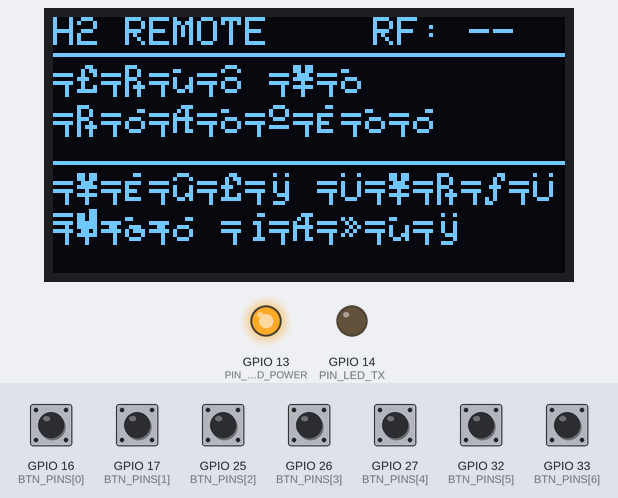
Bench run of a sketch on a simulated ESP32. On the bench: 128×64 one-colour display, output pins drawn as LEDs (lit = HIGH). The inputs (shaded band) are chosen by the test bench; at power-on: GPIO 16 (BTN_PINS[0]), GPIO 17 (BTN_PINS[1]), GPIO 25 (BTN_PINS[2]), GPIO 26 (BTN_PINS[3]), GPIO 27 (BTN_PINS[4]), GPIO 32 (BTN_PINS[5]), GPIO 33 (BTN_PINS[6]) HIGH. No radio packets arrive unless stated; what the sketch prints to the serial monitor is not drawn.

Above: at 1.5 s.
1.6 s: GPIO 16 (BTN_PINS[0]) pulled LOW for 0.15 s
3.2 s: GPIO 17 (BTN_PINS[1]) pulled LOW for 0.15 s
4.8 s: GPIO 25 (BTN_PINS[2]) pulled LOW for 0.15 s
6.4 s: GPIO 26 (BTN_PINS[3]) pulled LOW for 0.15 s
8.0 s: GPIO 27 (BTN_PINS[4]) pulled LOW for 0.15 s
9.6 s: GPIO 32 (BTN_PINS[5]) pulled LOW for 0.15 s
Timing chart, 0 to 12.2 s (numbered marks = the images above; inputs shaded):
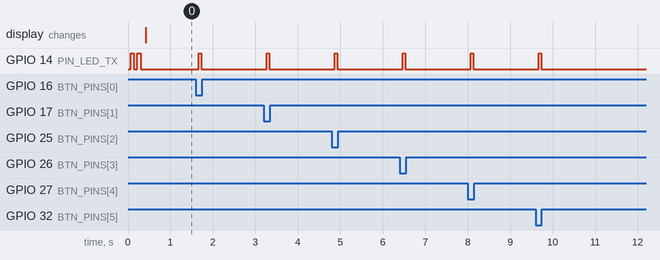

The sketch:

remote_v3.ino
```cpp
/*
 * =====================================================================
 *  H2 CONTROL SYSTEM — ПУЛЬТ v3.0  (ESP32 DevKit v1)
 * =====================================================================
 *  Библиотеки (Менеджер библиотек Arduino IDE):
 *    - RF24                  (by TMRh20)
 *    - Adafruit SSD1306      (by Adafruit)
 *    - Adafruit GFX Library  (by Adafruit)
 *
 *  СХЕМА ПОДКЛЮЧЕНИЯ:
 *    NRF24L01:  CE=GPIO4   CSN=GPIO5
 *               SCK=GPIO18 MISO=GPIO19 MOSI=GPIO23
 *               VCC=3.3V  + конденсатор 470мкФ между VCC и GND!
 *
 *    OLED SSD1306 (I2C):
 *               SDA=GPIO21  SCL=GPIO22  VCC=3.3V
 *
 *    КНОПКИ (INPUT_PULLUP, кнопка замкнута на GND):
 *               GPIO16 → POWER ON/OFF          (cmd=1)
 *               GPIO17 → БЕЗОПАСН. ВЫКЛЮЧЕНИЕ  (cmd=99)
 *               GPIO25 → БЛОКИРОВКА            (cmd=2)
 *               GPIO26 → ПОСТОЯННЫЙ ГАЗ        (cmd=3)
 *               GPIO27 → РУЧНАЯ ПОДАЧА         (cmd=7)
 *               GPIO32 → ПОДЖИГ (500 мс)       (cmd=4)
 *               GPIO33 → РЕЖИМ 1/4 БАР         (cmd=6)
 *
 *    СВЕТОДИОДЫ (резистор 220 Ом → GND):
 *               GPIO14 → LED зелёный  (мигает при отправке)
 *               GPIO13 → LED синий    (горит — пульт включён)
 *
 *  ПИТАНИЕ: PowerBank → micro-USB / 3×AA батарейки
 * =====================================================================
 */

#include <SPI.h>
#include <nRF24L01.h>
#include <RF24.h>
#include <Wire.h>
#include <Adafruit_GFX.h>
#include <Adafruit_SSD1306.h>

// ======================== ПИНЫ NRF24 ========================
#define PIN_NRF_CE   4
#define PIN_NRF_CSN  5
// VSPI: SCK=18, MISO=19, MOSI=23

// ======================== КНОПКИ ========================
const uint8_t NUM_BTNS                   = 7;
const int     BTN_PINS[NUM_BTNS]         = { 16,  17,  25,  26,  27,  32,  33 };
const uint8_t BTN_CMDS[NUM_BTNS]         = {  1,  99,   2,   3,   7,   4,   6 };
const char*   BTN_LABELS[NUM_BTNS]       = {
  "POWER",
  "SAFE OFF",
  "LOCK",
  "CONST GAS",
  "MANUAL",
  "PIEZO",
  "MODE"
};

// ======================== СВЕТОДИОДЫ ========================
#define PIN_LED_TX    14   // Зелёный: подтверждение отправки
#define PIN_LED_POWER 13   // Синий:   питание пульта

// ======================== OLED ========================
#define OLED_W 128
#define OLED_H  64
Adafruit_SSD1306 oled(OLED_W, OLED_H, &Wire, -1);
bool oledOk = false;

// ======================== NRF24 ========================
RF24 radio(PIN_NRF_CE, PIN_NRF_CSN);
const byte PIPE_R2B[6] = "CMD01";  // Remote → Brain
const byte PIPE_B2R[6] = "STS01";  // Brain  → Remote

// Пакет команды (Remote → Brain)
struct __attribute__((packed)) CmdPacket {
  uint8_t type;   // 0x55
  uint8_t cmd;
};

// Пакет статуса (Brain → Remote)
struct __attribute__((packed)) StatusPacket {
  uint8_t type;
  float   pressure;
  uint8_t flags;
  uint8_t targetBar;
};
// flags: bit0=sysOn bit1=locked bit2=purging bit3=constGas bit4=manualGas
//        bit5=electro bit6=valve bit7=piezo

// ======================== ТАЙМИНГИ ========================
const unsigned long T_DEBOUNCE      = 50;
const unsigned long T_RF_TIMEOUT    = 3000;   // Связь потеряна если нет ответа 3 сек
const unsigned long T_DISPLAY_UPD   = 200;
const unsigned long T_LED_BLINK     = 60;

// ======================== СОСТОЯНИЕ (от мозга) ========================
float   remPressure   = 0.0f;
uint8_t remFlags      = 0;
uint8_t remTargetBar  = 1;
bool    brainOnline   = false;
unsigned long lastRxTime = 0;

// Флаги из remFlags
bool r_sysOn()    { return remFlags & (1 << 0); }
bool r_locked()   { return remFlags & (1 << 1); }
bool r_purging()  { return remFlags & (1 << 2); }
bool r_constGas() { return remFlags & (1 << 3); }
bool r_manual()   { return remFlags & (1 << 4); }
bool r_electro()  { return remFlags & (1 << 5); }
bool r_valve()    { return remFlags & (1 << 6); }
bool r_piezo()    { return remFlags & (1 << 7); }

// ======================== АНТИДРЕБЕЗГ ========================
bool          btnLastRaw[NUM_BTNS];
bool          btnStable[NUM_BTNS];
unsigned long btnDebTime[NUM_BTNS];

// ======================== ПРОЧЕЕ ========================
char          lastCmdLabel[16] = "---";
unsigned long lastDispUpd      = 0;
unsigned long ledTxOff         = 0;   // Время выключения LED TX

// ======================== ФУНКЦИЯ ОТПРАВКИ КОМАНДЫ ========================
void sendCmd(uint8_t cmd, const char* label) {
  CmdPacket pkt = { 0x55, cmd };

  radio.stopListening();
  bool ok = radio.write(&pkt, sizeof(pkt));
  radio.startListening();

  // Обновляем метку последней команды
  strncpy(lastCmdLabel, label, sizeof(lastCmdLabel) - 1);
  lastCmdLabel[sizeof(lastCmdLabel) - 1] = '\0';

  // LED TX: быстрое мигание = OK, два мигания = FAIL
  if (ok) {
    digitalWrite(PIN_LED_TX, HIGH);
    ledTxOff = millis() + T_LED_BLINK;
  } else {
    // Два коротких — отказ
    for (int i = 0; i < 2; i++) {
      digitalWrite(PIN_LED_TX, HIGH); delay(80);
      digitalWrite(PIN_LED_TX, LOW);  delay(60);
    }
  }

  Serial.print("[TX] ");
  Serial.print(label);
  Serial.print(" (");
  Serial.print(cmd);
  Serial.print(") -> ");
  Serial.println(ok ? "OK" : "FAIL");
}

// ======================== OLED ДИСПЛЕЙ ========================
void updateDisplay() {
  if (!oledOk) return;

  oled.clearDisplay();
  oled.setTextColor(SSD1306_WHITE);

  // === Заголовок ===
  oled.setTextSize(1);
  oled.setCursor(0, 0);
  oled.print("H2 REMOTE");
  oled.setCursor(80, 0);
  oled.print("RF:");
  oled.setCursor(104, 0);
  oled.print(brainOnline ? "OK " : "-- ");

  oled.drawLine(0, 9, 127, 9, SSD1306_WHITE);

  // === Давление + онлайн-статус ===
  oled.setTextSize(2);
  oled.setCursor(0, 12);
  if (brainOnline) {
    char pBuf[8];
    dtostrf(remPressure, 4, 2, pBuf);
    oled.print(pBuf);
    oled.setTextSize(1);
    oled.setCursor(90, 18);
    oled.print("bar");
  } else {
    oled.setTextSize(1);
    oled.setCursor(0, 12);
    oled.print("МОЗГ НЕ");
    oled.setCursor(0, 22);
    oled.print("ОТВЕЧАЕТ");
  }

  // Полоска давления
  if (brainOnline) {
    int bw = (int)((remPressure / 10.0f) * 127.0f);
    bw = constrain(bw, 0, 127);
    oled.drawRect(0, 30, 128, 5, SSD1306_WHITE);
    if (bw > 0) oled.fillRect(1, 31, bw, 3, SSD1306_WHITE);
  }

  oled.drawLine(0, 36, 127, 36, SSD1306_WHITE);

  // === Статус системы ===
  oled.setTextSize(1);
  oled.setCursor(0, 39);
  if (brainOnline) {
    oled.print(r_sysOn() ? "ON  " : "OFF ");
    oled.print(r_locked() ? "LOCK " : "UNLK ");
    oled.print("E:");
    oled.print(r_electro() ? "1" : "0");
    oled.print(" V:");
    oled.print(r_valve() ? "1" : "0");
  } else {
    oled.print("НАЖМИ КНОПКУ...");
  }

  // === Режим / последняя команда ===
  oled.setCursor(0, 49);
  if (!brainOnline) {
    oled.print("НЕТ СВЯЗИ");
  } else if (r_purging()) {
    oled.print(">>> ПРОДУВКА <<<");
  } else if (!r_sysOn()) {
    oled.print("ВЫКЛ | РЕЖИМ:");
    oled.print(remTargetBar);
    oled.print("b");
  } else if (r_constGas()) {
    oled.print("ПОСТ.ГАЗ ");
    oled.print(remTargetBar);
    oled.print("b");
  } else if (r_manual()) {
    oled.print("РУЧНАЯ ПОДАЧА");
  } else if (r_locked()) {
    oled.print("ЗАБЛОКИРОВАНО");
  } else {
    oled.print("АВТО ");
    oled.print(remTargetBar);
    oled.print("b  >");
    oled.print(lastCmdLabel);
  }

  oled.display();
}

// ======================== SETUP ========================
void setup() {
  Serial.begin(115200);
  Serial.println("\n--- H2 Control Remote v3.0 ---");

  // Кнопки
  for (uint8_t i = 0; i < NUM_BTNS; i++) {
    pinMode(BTN_PINS[i], INPUT_PULLUP);
    btnLastRaw[i] = HIGH;
    btnStable[i]  = HIGH;
    btnDebTime[i] = 0;
  }

  // Светодиоды
  pinMode(PIN_LED_TX,    OUTPUT);
  pinMode(PIN_LED_POWER, OUTPUT);
  digitalWrite(PIN_LED_TX,    LOW);
  digitalWrite(PIN_LED_POWER, HIGH);

  // OLED
  Wire.begin(21, 22);
  oledOk = oled.begin(SSD1306_SWITCHCAPVCC, 0x3C);
  if (!oledOk) {
    Serial.println("OLED: не найден!");
  } else {
    oled.clearDisplay();
    oled.setTextSize(1);
    oled.setTextColor(SSD1306_WHITE);
    oled.setCursor(18, 24);
    oled.print("H2 REMOTE v3.0");
    oled.display();
    Serial.println("OLED: OK");
  }

  // NRF24L01
  SPI.begin(18, 19, 23, PIN_NRF_CSN);
  if (!radio.begin()) {
    Serial.println("NRF24: FAIL! Проверь подключение и 3.3V!");
    // 3 мигания — ошибка
    for (int i = 0; i < 3; i++) {
      digitalWrite(PIN_LED_TX, HIGH); delay(200);
      digitalWrite(PIN_LED_TX, LOW);  delay(200);
    }
  } else {
    radio.openWritingPipe(PIPE_R2B);       // Команды → мозгу
    radio.openReadingPipe(1, PIPE_B2R);    // Статус ← от мозга
    radio.setPALevel(RF24_PA_MAX);
    radio.setDataRate(RF24_250KBPS);
    radio.setCRCLength(RF24_CRC_16);
    radio.startListening();
    Serial.println("NRF24: OK");
    // 2 быстрых мигания — готов
    for (int i = 0; i < 2; i++) {
      digitalWrite(PIN_LED_TX, HIGH); delay(80);
      digitalWrite(PIN_LED_TX, LOW);  delay(80);
    }
  }

  Serial.println("Пульт готов.");
  for (uint8_t i = 0; i < NUM_BTNS; i++) {
    Serial.print("  GPIO"); Serial.print(BTN_PINS[i]);
    Serial.print(" -> "); Serial.println(BTN_LABELS[i]);
  }
}

// ======================== LOOP ========================
void loop() {
  unsigned long now = millis();

  // ---- Приём статуса от мозга ----
  if (radio.available()) {
    StatusPacket pkt;
    radio.read(&pkt, sizeof(pkt));
    if (pkt.type == 0xAA) {
      remPressure  = pkt.pressure;
      remFlags     = pkt.flags;
      remTargetBar = pkt.targetBar;
      lastRxTime   = now;
    }
  }
  brainOnline = (now - lastRxTime < T_RF_TIMEOUT) && (lastRxTime > 0);

  // ---- Кнопки с антидребезгом ----
  for (uint8_t i = 0; i < NUM_BTNS; i++) {
    bool raw = digitalRead(BTN_PINS[i]);
    if (raw != btnLastRaw[i]) btnDebTime[i] = now;
    if ((now - btnDebTime[i]) > T_DEBOUNCE && raw != btnStable[i]) {
      btnStable[i] = raw;
      if (btnStable[i] == LOW) {  // Фронт нажатия
        sendCmd(BTN_CMDS[i], BTN_LABELS[i]);
      }
    }
    btnLastRaw[i] = raw;
  }

  // ---- Выключение LED TX ----
  if (ledTxOff > 0 && now >= ledTxOff) {
    digitalWrite(PIN_LED_TX, LOW);
    ledTxOff = 0;
  }

  // ---- Обновление дисплея ----
  if (oledOk && (now - lastDispUpd >= T_DISPLAY_UPD)) {
    updateDisplay();
    lastDispUpd = now;
  }
}
```

Measured:
- after the input at 1.6 s, GPIO 14 (PIN_LED_TX): LOW → HIGH after 0.07 s, → LOW 0.06 s later
- after the input at 3.2 s, GPIO 14 (PIN_LED_TX): LOW → HIGH after 0.07 s, → LOW 0.06 s later
- after the input at 4.8 s, GPIO 14 (PIN_LED_TX): LOW → HIGH after 0.07 s, → LOW 0.06 s later
- after the input at 6.4 s, GPIO 14 (PIN_LED_TX): LOW → HIGH after 0.07 s, → LOW 0.06 s later
- after the input at 8.0 s, GPIO 14 (PIN_LED_TX): LOW → HIGH after 0.08 s, → LOW 0.06 s later
- after the input at 9.6 s, GPIO 14 (PIN_LED_TX): LOW → HIGH after 0.08 s, → LOW 0.06 s later
